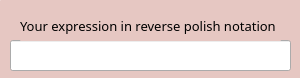
<?xml version="1.0" encoding="UTF-8"?>
<ui version="4.0">
 <class>rpn_window</class>
 <widget class="QDialog" name="rpn_window">
  <property name="geometry">
   <rect>
    <x>0</x>
    <y>0</y>
    <width>300</width>
    <height>78</height>
   </rect>
  </property>
  <property name="windowTitle">
   <string>Dialog</string>
  </property>
  <property name="styleSheet">
   <string notr="true">QDialog {
	background-color: rgba(255, 255, 255, 0);
}</string>
  </property>
  <widget class="QFrame" name="rpn_frame">
   <property name="geometry">
    <rect>
     <x>0</x>
     <y>0</y>
     <width>361</width>
     <height>80</height>
    </rect>
   </property>
   <property name="styleSheet">
    <string notr="true">QFrame {
    border-radius: 1px;
	background-color: #E6C7C2;
}</string>
   </property>
   <property name="frameShape">
    <enum>QFrame::StyledPanel</enum>
   </property>
   <property name="frameShadow">
    <enum>QFrame::Raised</enum>
   </property>
   <widget class="QLineEdit" name="rpn_res">
    <property name="geometry">
     <rect>
      <x>10</x>
      <y>40</y>
      <width>281</width>
      <height>31</height>
     </rect>
    </property>
    <property name="styleSheet">
     <string notr="true">padding-left: 2px;
padding-right: 2px;</string>
    </property>
   </widget>
   <widget class="QLabel" name="title">
    <property name="geometry">
     <rect>
      <x>20</x>
      <y>10</y>
      <width>261</width>
      <height>31</height>
     </rect>
    </property>
    <property name="font">
     <font>
      <family>Fira Code</family>
      <pointsize>10</pointsize>
     </font>
    </property>
    <property name="styleSheet">
     <string notr="true">color: black;</string>
    </property>
    <property name="text">
     <string>Your expression in reverse polish notation</string>
    </property>
   </widget>
  </widget>
 </widget>
 <resources/>
 <connections/>
</ui>
